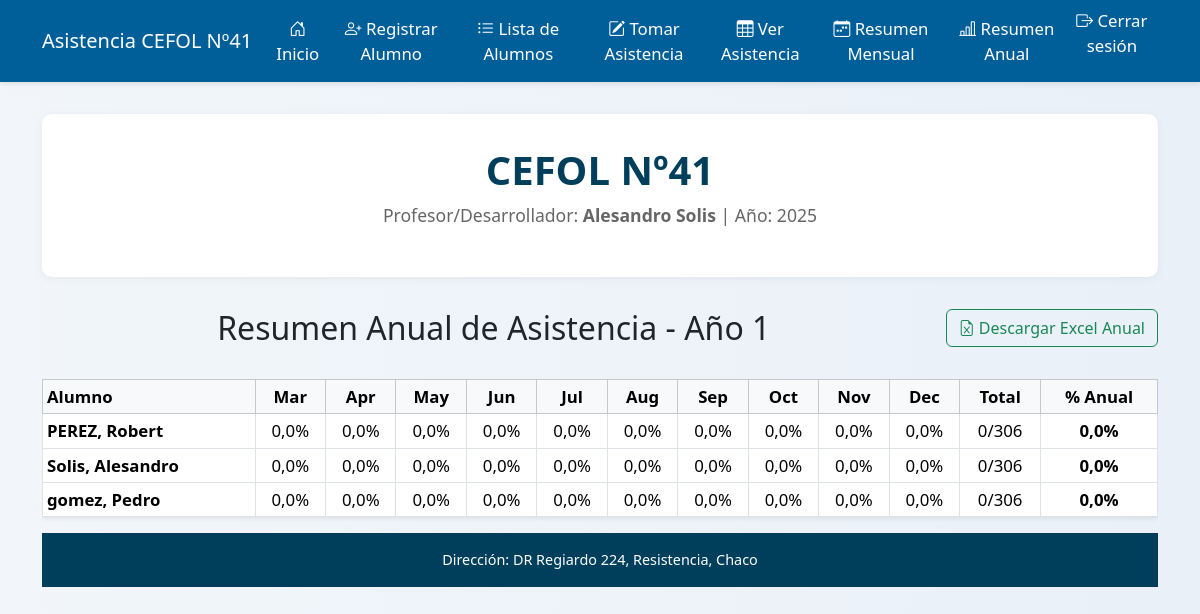
/asistencia/resumen/1/ (signed in), run on the app's committed database.
### control/models.py (models this page shows)
class Alumno(models.Model):
    usuario = models.ForeignKey(User, on_delete=models.CASCADE)  # 🔐 Nuevo campo
    nombre = models.CharField(max_length=100)
    apellido = models.CharField(max_length=100)
    def __str__(self):
        return f"{self.apellido}, {self.nombre}"

### control/views.py (the view)
# urls.py: path('asistencia/resumen/<int:anio>/', views.resumen_anual, name='resumen_anual'),
@login_required
def resumen_anual(request, anio=None):
    if not anio:
        anio = date.today().year
    alumnos = Alumno.objects.filter(usuario=request.user)
    meses = range(3, 13)
    resumen = []
    for alumno in alumnos:
        total_presente = 0
        total_dias = 0
        detalle = []
        for mes in meses:
            dias_mes = calendar.monthrange(anio, mes)[1]
            fechas_mes = [date(anio, mes, d) for d in range(1, dias_mes + 1)]
            asistencias = Asistencia.objects.filter(alumno=alumno, fecha__month=mes, fecha__year=anio)
            presente_mes = sum(1 for a in asistencias if a.presente)
            total_presente += presente_mes
            total_dias += len(fechas_mes)
            porcentaje_mes = round((presente_mes / len(fechas_mes)) * 100, 2)
            detalle.append({
                'mes': calendar.month_abbr[mes],
                'presentes': presente_mes,
                'total': len(fechas_mes),
                'porcentaje': porcentaje_mes
            })
        porcentaje_anual = round((total_presente / total_dias) * 100, 2) if total_dias else 0
        resumen.append({
            'alumno': alumno,
            'detalle': detalle,
            'total_presente': total_presente,
            'total_dias': total_dias,
            'porcentaje_anual': porcentaje_anual
        })
    return render(request, 'control/resumen_anual.html', {
        'resumen': resumen,
        'anio': anio,
    })

### control/templates/control/resumen_anual.html
{% extends 'control/base.html' %}
{% block content %}
<div class="d-flex flex-wrap justify-content-between align-items-center mb-4">
    <h2 class="text-center flex-fill">Resumen Anual de Asistencia - Año {{ anio }}</h2>
    <div class="d-flex justify-content-end mb-2">
        <a href="{% url 'descargar_asistencia_anual' anio %}" class="btn btn-outline-success">
            <i class="bi bi-file-earmark-excel"></i> Descargar Excel Anual
        </a>
    </div>
</div>
<div class="table-responsive">
    <table class="table table-bordered table-sm text-center shadow-sm">
        <thead class="table-light">
            <tr>
                <th class="text-start">Alumno</th>
                {% for m in resumen.0.detalle %}
                    <th>{{ m.mes }}</th>
                {% endfor %}
                <th>Total</th>
                <th>% Anual</th>
            </tr>
        </thead>
        <tbody>
            {% for r in resumen %}
            <tr>
                <td class="text-start fw-semibold">{{ r.alumno }}</td>
                {% for d in r.detalle %}
                    <td>{{ d.porcentaje }}%</td>
                {% endfor %}
                <td>{{ r.total_presente }}/{{ r.total_dias }}</td>
                <td class="fw-bold">{{ r.porcentaje_anual }}%</td>
            </tr>
            {% endfor %}
        </tbody>
    </table>
</div>
{% endblock %}

### control/templates/control/base.html (style rules this page uses)
body { background: linear-gradient(to right, #f2f6fa, #e9f0f8); min-height: 100vh; display: flex; flex-direction: column; font-size: 1.05rem; }

### data on the page
Alumno: alumno "PEREZ, Robert", porcentaje "0,0" "0,0" "0,0" "0,0" "0,0" "0,0" "0,0" "0,0" "0,0" "0,0", total_presente "0", total_dias "306", porcentaje_anual "0,0"
Alumno: alumno "Solis, Alesandro", porcentaje "0,0" "0,0" "0,0" "0,0" "0,0" "0,0" "0,0" "0,0" "0,0" "0,0", total_presente "0", total_dias "306", porcentaje_anual "0,0"
Alumno: alumno "gomez, Pedro", porcentaje "0,0" "0,0" "0,0" "0,0" "0,0" "0,0" "0,0" "0,0" "0,0" "0,0", total_presente "0", total_dias "306", porcentaje_anual "0,0"

### other printed values
{{ anio }} "1"
{{ m.mes }} "Mar" "Apr" "May" "Jun" "Jul" "Aug" "Sep" "Oct" "Nov" "Dec"
